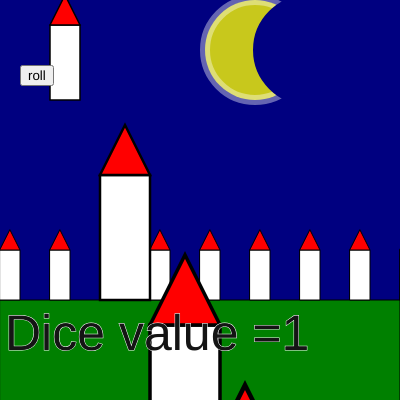
Frame 1 (no input)
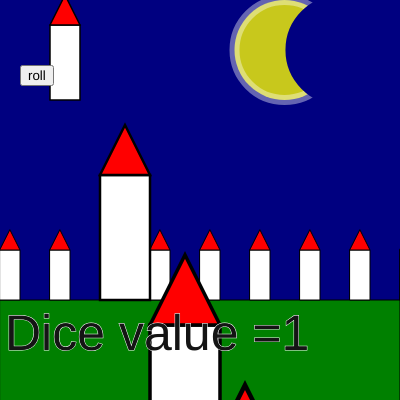
Frame 60 (no input)
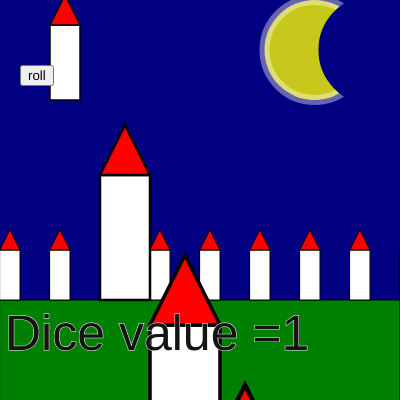
Frame 120 (the mouse pressed at the canvas centre since frame 60)

The p5.js sketch that drew these frames (run headless with seeded random() and noise() and a simulated clock; from frame 60 on, the mouse is pressed at the canvas centre):

// p5.js sketch
// ── sketch.js
let canvasXMax=400, canvasYMax=400;
let moonXpos=255;
let moonYpos=50;
let growingphase=53;
let diceVal = 1;
function setup() {
  createCanvas(canvasXMax, canvasYMax);
  colorMode(RGB);
  button = createButton('roll')
  button.position(20,65);
  button.mousePressed(rollDice);
}
function draw() {
  background("navy");
  // button = createButton('roll')

  let dimension=100;
  drawMoon(moonXpos,moonYpos,growingphase, dimension);
  stroke(0);//black outline
  strokeWeight(1);//outline thickness
  fill("green");
  let y = 300;
  rect(0, y, canvasXMax, y);
  stroke(0);//black outline
  strokeWeight(1);//outline thickness
  let x_casa =0;
  let house_height = 50, house_width=20;
  let roof_height=20, house_number=20;
  drawLineHouses(x_casa,y-house_height,house_width,
     house_height, roof_height, house_number, 30);
  y -= 100;
  drawReScaledHouses(x_casa,y-house_height,house_width,
      house_height, roof_height, house_number, 30);
  moonXpos = (moonXpos + 0.5)%(canvasXMax+dimension/2);
  growingphase = (growingphase+0.05)%(dimension+10);
  stroke("white");
  strokeWeight(1);
  fill(20);//white text
  textSize(50)
  text("Dice value ="+diceVal, 5, canvasYMax-50);
}

function drawMoon(moonXpos,moonYpos, growingphase, dimension){
  //moon
  push();
  translate(moonXpos,moonYpos);
  fill(255, 255, 0, 200);
  stroke(255, 255, 255, 100)
  strokeWeight(10); //large outline
  circle(0, 0, dimension)
  //overlappin circle
  stroke("navy");
  fill("navy");
  circle(0+growingphase, 0,dimension);
  pop();
}
function rollDice(){
  diceVal =random(0.1,6);
  // diceVal = floor(diceVal);
}

function reducedScale(input){
  let reduced=0;
  reduced=(input+0.5)/ diceVal;
  return reduced;
}

function drawReScaledHouses(xHouse,yHouse, 
  wdtHouse, hgtHouse, hgtRoof, 
  nmbrHouse, spacing){
    push();
    translate(0,-200);
    for(let n=0; n < nmbrHouse; n++){
      push();
      scale(reducedScale(n));
      drawHouse(xHouse,yHouse, 
        wdtHouse, hgtHouse, hgtRoof);
      pop();
      translate(spacing+wdtHouse,0);
    }
    pop();
}

function drawLineHouses(xHouse,yHouse, 
  wdtHouse, hgtHouse, hgtRoof, 
  nmbrHouse, spacing){
    push();
    for(let n=0; n < nmbrHouse; n++){
      drawHouse(xHouse,yHouse, 
        wdtHouse, hgtHouse, hgtRoof);
      translate(spacing+wdtHouse,0);
    }
    pop();
  }

function drawHouse(xHouse,yHouse,wdtHouse, hgtHouse, hgtRoof){
  stroke(0);//black outline
  strokeWeight(1);//outline thickness
  fill("white");
  rect(xHouse, yHouse , wdtHouse, hgtHouse);
  fill("red");
  triangle(xHouse, yHouse, xHouse+wdtHouse, yHouse, xHouse+(wdtHouse/2), yHouse-hgtRoof);
}
